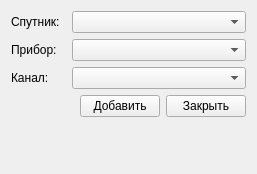
<?xml version="1.0" encoding="UTF-8"?>
<ui version="4.0">
 <class>ChannelEditor</class>
 <widget class="QWidget" name="ChannelEditor">
  <property name="geometry">
   <rect>
    <x>0</x>
    <y>0</y>
    <width>257</width>
    <height>174</height>
   </rect>
  </property>
  <property name="windowTitle">
   <string>Добавление канала</string>
  </property>
  <layout class="QGridLayout" name="gridLayout">
   <item row="0" column="0">
    <widget class="QLabel" name="satLbl">
     <property name="sizePolicy">
      <sizepolicy hsizetype="Maximum" vsizetype="Preferred">
       <horstretch>0</horstretch>
       <verstretch>0</verstretch>
      </sizepolicy>
     </property>
     <property name="minimumSize">
      <size>
       <width>55</width>
       <height>0</height>
      </size>
     </property>
     <property name="text">
      <string>Спутник:</string>
     </property>
    </widget>
   </item>
   <item row="0" column="1">
    <widget class="QComboBox" name="satCbox"/>
   </item>
   <item row="1" column="0">
    <widget class="QLabel" name="instrLbl">
     <property name="sizePolicy">
      <sizepolicy hsizetype="Maximum" vsizetype="Preferred">
       <horstretch>0</horstretch>
       <verstretch>0</verstretch>
      </sizepolicy>
     </property>
     <property name="minimumSize">
      <size>
       <width>55</width>
       <height>0</height>
      </size>
     </property>
     <property name="text">
      <string>Прибор:</string>
     </property>
    </widget>
   </item>
   <item row="1" column="1">
    <widget class="QComboBox" name="instrCbox"/>
   </item>
   <item row="2" column="0">
    <widget class="QLabel" name="chLbl">
     <property name="sizePolicy">
      <sizepolicy hsizetype="Maximum" vsizetype="Preferred">
       <horstretch>0</horstretch>
       <verstretch>0</verstretch>
      </sizepolicy>
     </property>
     <property name="minimumSize">
      <size>
       <width>55</width>
       <height>0</height>
      </size>
     </property>
     <property name="text">
      <string>Канал:</string>
     </property>
    </widget>
   </item>
   <item row="2" column="1">
    <widget class="QComboBox" name="chCbox"/>
   </item>
   <item row="3" column="0" colspan="2">
    <layout class="QHBoxLayout" name="iControlsHbox">
     <item>
      <spacer name="iControlsSpacer">
       <property name="orientation">
        <enum>Qt::Horizontal</enum>
       </property>
       <property name="sizeHint" stdset="0">
        <size>
         <width>40</width>
         <height>20</height>
        </size>
       </property>
      </spacer>
     </item>
     <item>
      <widget class="QPushButton" name="addBtn">
       <property name="text">
        <string>Добавить</string>
       </property>
      </widget>
     </item>
     <item>
      <widget class="QPushButton" name="closeBtn">
       <property name="text">
        <string>Закрыть</string>
       </property>
      </widget>
     </item>
    </layout>
   </item>
   <item row="4" column="0">
    <spacer name="iBottomSpacer">
     <property name="orientation">
      <enum>Qt::Vertical</enum>
     </property>
     <property name="sizeHint" stdset="0">
      <size>
       <width>20</width>
       <height>40</height>
      </size>
     </property>
    </spacer>
   </item>
  </layout>
 </widget>
 <resources/>
 <connections/>
</ui>
